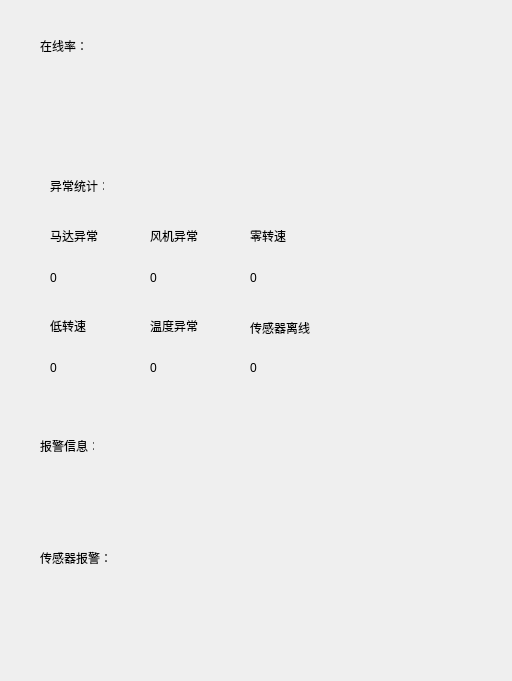
<?xml version="1.0" encoding="UTF-8"?>
<ui version="4.0">
 <class>FastCtrlCenterForm</class>
 <widget class="QWidget" name="FastCtrlCenterForm">
  <property name="geometry">
   <rect>
    <x>0</x>
    <y>0</y>
    <width>512</width>
    <height>681</height>
   </rect>
  </property>
  <property name="windowTitle">
   <string>Form</string>
  </property>
  <widget class="QLabel" name="label">
   <property name="geometry">
    <rect>
     <x>40</x>
     <y>40</y>
     <width>54</width>
     <height>12</height>
    </rect>
   </property>
   <property name="text">
    <string>在线率：</string>
   </property>
  </widget>
  <widget class="QLabel" name="label_2">
   <property name="geometry">
    <rect>
     <x>50</x>
     <y>180</y>
     <width>54</width>
     <height>12</height>
    </rect>
   </property>
   <property name="text">
    <string>异常统计：</string>
   </property>
  </widget>
  <widget class="QLabel" name="label_3">
   <property name="geometry">
    <rect>
     <x>50</x>
     <y>230</y>
     <width>54</width>
     <height>12</height>
    </rect>
   </property>
   <property name="text">
    <string>马达异常</string>
   </property>
  </widget>
  <widget class="QLabel" name="label_4">
   <property name="geometry">
    <rect>
     <x>150</x>
     <y>230</y>
     <width>54</width>
     <height>12</height>
    </rect>
   </property>
   <property name="text">
    <string>风机异常</string>
   </property>
  </widget>
  <widget class="QLabel" name="label_5">
   <property name="geometry">
    <rect>
     <x>250</x>
     <y>230</y>
     <width>54</width>
     <height>12</height>
    </rect>
   </property>
   <property name="text">
    <string>零转速</string>
   </property>
  </widget>
  <widget class="QLabel" name="label_6">
   <property name="geometry">
    <rect>
     <x>50</x>
     <y>320</y>
     <width>54</width>
     <height>12</height>
    </rect>
   </property>
   <property name="text">
    <string>低转速</string>
   </property>
  </widget>
  <widget class="QLabel" name="label_7">
   <property name="geometry">
    <rect>
     <x>150</x>
     <y>320</y>
     <width>54</width>
     <height>12</height>
    </rect>
   </property>
   <property name="text">
    <string>温度异常</string>
   </property>
  </widget>
  <widget class="QLabel" name="label_8">
   <property name="geometry">
    <rect>
     <x>250</x>
     <y>320</y>
     <width>71</width>
     <height>16</height>
    </rect>
   </property>
   <property name="text">
    <string>传感器离线</string>
   </property>
  </widget>
  <widget class="QLabel" name="labelNumberMotor">
   <property name="geometry">
    <rect>
     <x>50</x>
     <y>270</y>
     <width>41</width>
     <height>16</height>
    </rect>
   </property>
   <property name="text">
    <string>0</string>
   </property>
  </widget>
  <widget class="QLabel" name="labelNumberFan">
   <property name="geometry">
    <rect>
     <x>150</x>
     <y>270</y>
     <width>41</width>
     <height>16</height>
    </rect>
   </property>
   <property name="text">
    <string>0</string>
   </property>
  </widget>
  <widget class="QLabel" name="labelNumberZeroRs">
   <property name="geometry">
    <rect>
     <x>250</x>
     <y>270</y>
     <width>41</width>
     <height>16</height>
    </rect>
   </property>
   <property name="text">
    <string>0</string>
   </property>
  </widget>
  <widget class="QLabel" name="labelNumberLowRs">
   <property name="geometry">
    <rect>
     <x>50</x>
     <y>360</y>
     <width>41</width>
     <height>16</height>
    </rect>
   </property>
   <property name="text">
    <string>0</string>
   </property>
  </widget>
  <widget class="QLabel" name="labelNumberTem">
   <property name="geometry">
    <rect>
     <x>150</x>
     <y>360</y>
     <width>41</width>
     <height>16</height>
    </rect>
   </property>
   <property name="text">
    <string>0</string>
   </property>
  </widget>
  <widget class="QLabel" name="labelNumberSensor">
   <property name="geometry">
    <rect>
     <x>250</x>
     <y>360</y>
     <width>41</width>
     <height>16</height>
    </rect>
   </property>
   <property name="text">
    <string>0</string>
   </property>
  </widget>
  <widget class="QLabel" name="label_9">
   <property name="geometry">
    <rect>
     <x>40</x>
     <y>440</y>
     <width>54</width>
     <height>12</height>
    </rect>
   </property>
   <property name="text">
    <string>报警信息：</string>
   </property>
  </widget>
  <widget class="QLabel" name="label_10">
   <property name="geometry">
    <rect>
     <x>40</x>
     <y>550</y>
     <width>71</width>
     <height>16</height>
    </rect>
   </property>
   <property name="text">
    <string>传感器报警：</string>
   </property>
  </widget>
 </widget>
 <resources/>
 <connections/>
</ui>
